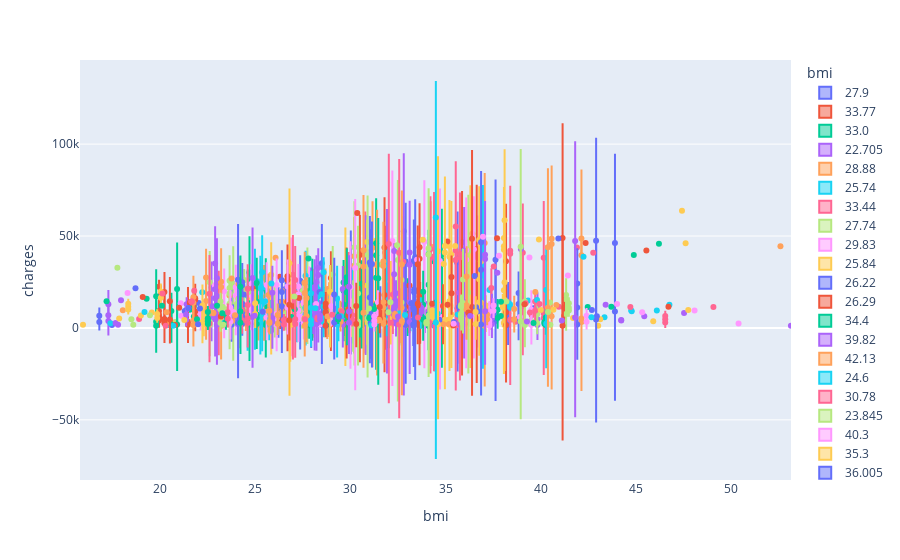

Notebook source saved alongside this figure:
### Markdown cell above
Realmente o fator Fumante (smoker) influencia nos gastos (charges)

Vamos ver a relação com IMC (bmi)

### Code cell
import plotly_express as px
px.violin(dados, y="charges", x="bmi", color="bmi", box=True, points="all", hover_data=dados.columns)
